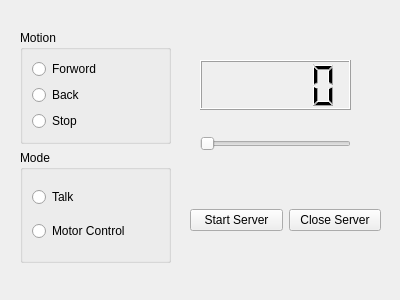
<?xml version="1.0" encoding="UTF-8"?>
<ui version="4.0">
 <class>MotorDriver</class>
 <widget class="QWidget" name="MotorDriver">
  <property name="geometry">
   <rect>
    <x>0</x>
    <y>0</y>
    <width>400</width>
    <height>300</height>
   </rect>
  </property>
  <property name="windowTitle">
   <string>Form</string>
  </property>
  <widget class="QWidget" name="layoutWidget">
   <property name="geometry">
    <rect>
     <x>190</x>
     <y>200</y>
     <width>191</width>
     <height>41</height>
    </rect>
   </property>
   <layout class="QHBoxLayout" name="horizontalLayout_3">
    <item>
     <widget class="QPushButton" name="pushButton_2">
      <property name="text">
       <string>Start Server</string>
      </property>
     </widget>
    </item>
    <item>
     <widget class="QPushButton" name="pushButton_3">
      <property name="text">
       <string>Close Server</string>
      </property>
     </widget>
    </item>
   </layout>
  </widget>
  <widget class="QWidget" name="layoutWidget">
   <property name="geometry">
    <rect>
     <x>200</x>
     <y>60</y>
     <width>151</width>
     <height>91</height>
    </rect>
   </property>
   <layout class="QGridLayout" name="gridLayout">
    <item row="0" column="0">
     <widget class="QLCDNumber" name="lcdNumber"/>
    </item>
    <item row="1" column="0">
     <spacer name="horizontalSpacer">
      <property name="orientation">
       <enum>Qt::Horizontal</enum>
      </property>
      <property name="sizeHint" stdset="0">
       <size>
        <width>40</width>
        <height>20</height>
       </size>
      </property>
     </spacer>
    </item>
    <item row="2" column="0">
     <widget class="QSlider" name="horizontalSlider">
      <property name="orientation">
       <enum>Qt::Horizontal</enum>
      </property>
     </widget>
    </item>
   </layout>
  </widget>
  <widget class="QWidget" name="layoutWidget">
   <property name="geometry">
    <rect>
     <x>20</x>
     <y>30</y>
     <width>151</width>
     <height>233</height>
    </rect>
   </property>
   <layout class="QVBoxLayout" name="verticalLayout">
    <item>
     <widget class="QGroupBox" name="groupBox_2">
      <property name="title">
       <string>Motion</string>
      </property>
      <layout class="QHBoxLayout" name="horizontalLayout_4">
       <item>
        <layout class="QVBoxLayout" name="verticalLayout_3">
         <item>
          <widget class="QRadioButton" name="radioButton_3">
           <property name="text">
            <string>Forword</string>
           </property>
          </widget>
         </item>
         <item>
          <widget class="QRadioButton" name="radioButton_4">
           <property name="text">
            <string>Back</string>
           </property>
          </widget>
         </item>
         <item>
          <widget class="QRadioButton" name="radioButton_5">
           <property name="text">
            <string>Stop</string>
           </property>
          </widget>
         </item>
        </layout>
       </item>
      </layout>
     </widget>
    </item>
    <item>
     <widget class="QGroupBox" name="groupBox">
      <property name="title">
       <string>Mode</string>
      </property>
      <layout class="QHBoxLayout" name="horizontalLayout_5">
       <item>
        <layout class="QVBoxLayout" name="verticalLayout_2">
         <item>
          <widget class="QRadioButton" name="radioButton">
           <property name="text">
            <string>Talk</string>
           </property>
          </widget>
         </item>
         <item>
          <widget class="QRadioButton" name="radioButton_2">
           <property name="text">
            <string>Motor Control</string>
           </property>
          </widget>
         </item>
        </layout>
       </item>
      </layout>
     </widget>
    </item>
   </layout>
  </widget>
 </widget>
 <resources/>
 <connections/>
</ui>
